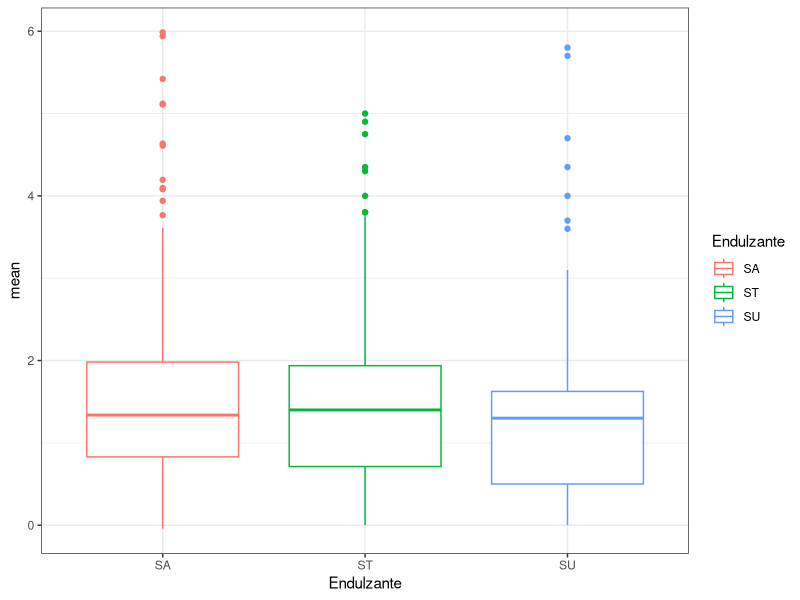

The R script that drew this image: (Note: this script raises an error after producing the figure.)
## ---- chunk 1

# Funcion de procesado de tablas

procesado <- function(tabla, endulzante){
  
  tabla_num <- tabla[-1]
  
  # Se obtienen las medias de cada medida
  
  tabla_mean <- do.call(rbind, 
                        lapply(seq(1, nrow(tabla_num), 2), function(i){
                          x <- tabla_num[ i:(i + 1), , drop = FALSE]
                          res <- rbind(colSums(x)/2)
                          res
                        }))
  
  rownames(tabla_mean) <- unique(tabla$Condiciones)
  
  # La desviación estándar
  
  tabla_sd <- do.call(rbind, 
                      lapply(seq(1, nrow(tabla_num), 2), function(i){
                        x <- tabla_num[ i:(i + 1), , drop = FALSE]
                        res <- rbind(apply(x, 2, sd))
                        res
                      }))
  
  # Apilamos datos
  
  tabla_1 <- stack(as.data.frame(tabla_mean))
  tabla_1$Condiciones <- rep(unique(tabla$Condiciones),4)
  
  tabla_2 <- stack(as.data.frame(tabla_sd))
  tabla_2$Condiciones <- rep(unique(tabla$Condiciones),4)
  
  tabla_total <- merge(tabla_1, tabla_2, by = c("Condiciones", "ind"))
  
  tabla_total$Endulzante <- rep(endulzante, nrow(tabla_total))
  
  dplyr::rename(tabla_total, mean = values.x , SD = values.y, Compuesto = ind)
  
}

# ---- Lectura y procesado de las tablas

fenSU <- read.csv("data/Compuestos fenolicos SU VidaUtil Cronico_1.csv", sep = ";", dec = ",")
fenSA <- read.csv("data/Compuestos fenolicos SA VidaUtil Cronico_1.csv", sep = ";", dec = ",")
fenST <- read.csv("data/Compuestos fenolicos ST VidaUtil Cronico_1.csv", sep = ";", dec = ",")


fenSU_total <- procesado(fenSU, "SU")
fenSA_total <- procesado(fenSA, "SA")
fenST_total <- procesado(fenST, "ST")

fenFlavTotal <- rbind(fenSU_total, fenSA_total, fenST_total)

skimr::skim(fenFlavTotal)


## ---- chunk 2


shapiro.test(fenFlavTotal$mean)


## ---- chunk 3

var.test(x = fenFlavTotal[fenFlavTotal$Endulzante == "SA", "mean"],
         y = fenFlavTotal[fenFlavTotal$Endulzante == "SU", "mean"] )

var.test(x = fenFlavTotal[fenFlavTotal$Endulzante == "SA", "mean"],
         y = fenFlavTotal[fenFlavTotal$Endulzante == "ST", "mean"] )

var.test(x = fenFlavTotal[fenFlavTotal$Endulzante == "ST", "mean"],
         y = fenFlavTotal[fenFlavTotal$Endulzante == "SU", "mean"] )

## ---- chunk 4

library("ggplot2")
library("gridExtra")

ggplot(data = as.data.frame(fenFlavTotal), aes(x = Endulzante, y = mean, color = Endulzante)) +
  geom_boxplot() +
  theme_bw()

p1 <- ggplot(data = as.data.frame(fenFlavTotal), aes(x = Endulzante, y = mean)) + 
  geom_boxplot() + theme_bw()
p2 <- ggplot(data = as.data.frame(fenFlavTotal), aes(x = Condiciones, y = mean)) +
  geom_boxplot() + theme_bw()
p3 <- ggplot(data = as.data.frame(fenFlavTotal), aes(x = Endulzante, y = mean, colour = Condiciones)) +
  geom_boxplot() + theme_bw()

grid.arrange(p1, p2, ncol = 2)
p3

